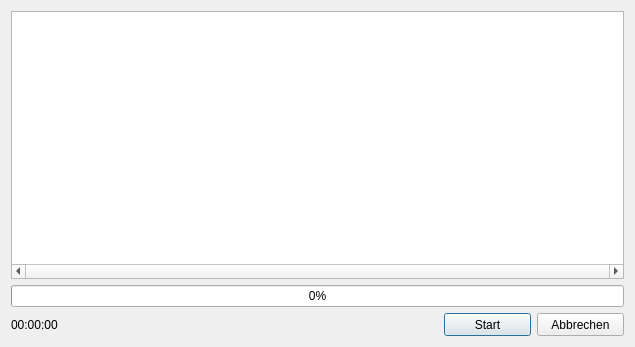
<?xml version="1.0" encoding="UTF-8"?>
<ui version="4.0">
 <class>ProgressDialog</class>
 <widget class="QDialog" name="ProgressDialog">
  <property name="windowModality">
   <enum>Qt::WindowModal</enum>
  </property>
  <property name="geometry">
   <rect>
    <x>0</x>
    <y>0</y>
    <width>635</width>
    <height>347</height>
   </rect>
  </property>
  <property name="minimumSize">
   <size>
    <width>410</width>
    <height>210</height>
   </size>
  </property>
  <property name="maximumSize">
   <size>
    <width>10000</width>
    <height>10000</height>
   </size>
  </property>
  <property name="windowTitle">
   <string>Fortschritt</string>
  </property>
  <property name="modal">
   <bool>true</bool>
  </property>
  <layout class="QVBoxLayout" name="verticalLayout_2">
   <item>
    <widget class="QTextEdit" name="log_edit">
     <property name="horizontalScrollBarPolicy">
      <enum>Qt::ScrollBarAlwaysOn</enum>
     </property>
     <property name="lineWrapMode">
      <enum>QTextEdit::NoWrap</enum>
     </property>
     <property name="readOnly">
      <bool>true</bool>
     </property>
    </widget>
   </item>
   <item>
    <widget class="QProgressBar" name="progress_bar">
     <property name="value">
      <number>0</number>
     </property>
    </widget>
   </item>
   <item>
    <layout class="QHBoxLayout" name="horizontalLayout">
     <item>
      <widget class="QLabel" name="elapsed_time_label">
       <property name="text">
        <string>00:00:00</string>
       </property>
      </widget>
     </item>
     <item>
      <spacer name="horizontalSpacer">
       <property name="orientation">
        <enum>Qt::Horizontal</enum>
       </property>
       <property name="sizeHint" stdset="0">
        <size>
         <width>40</width>
         <height>20</height>
        </size>
       </property>
      </spacer>
     </item>
     <item>
      <widget class="QPushButton" name="startButton">
       <property name="sizePolicy">
        <sizepolicy hsizetype="Minimum" vsizetype="Fixed">
         <horstretch>0</horstretch>
         <verstretch>0</verstretch>
        </sizepolicy>
       </property>
       <property name="minimumSize">
        <size>
         <width>87</width>
         <height>23</height>
        </size>
       </property>
       <property name="maximumSize">
        <size>
         <width>87</width>
         <height>23</height>
        </size>
       </property>
       <property name="text">
        <string>Start</string>
       </property>
      </widget>
     </item>
     <item>
      <widget class="QPushButton" name="cancelButton">
       <property name="minimumSize">
        <size>
         <width>87</width>
         <height>23</height>
        </size>
       </property>
       <property name="maximumSize">
        <size>
         <width>87</width>
         <height>23</height>
        </size>
       </property>
       <property name="text">
        <string>Abbrechen</string>
       </property>
      </widget>
     </item>
    </layout>
   </item>
  </layout>
 </widget>
 <resources/>
 <connections/>
</ui>
